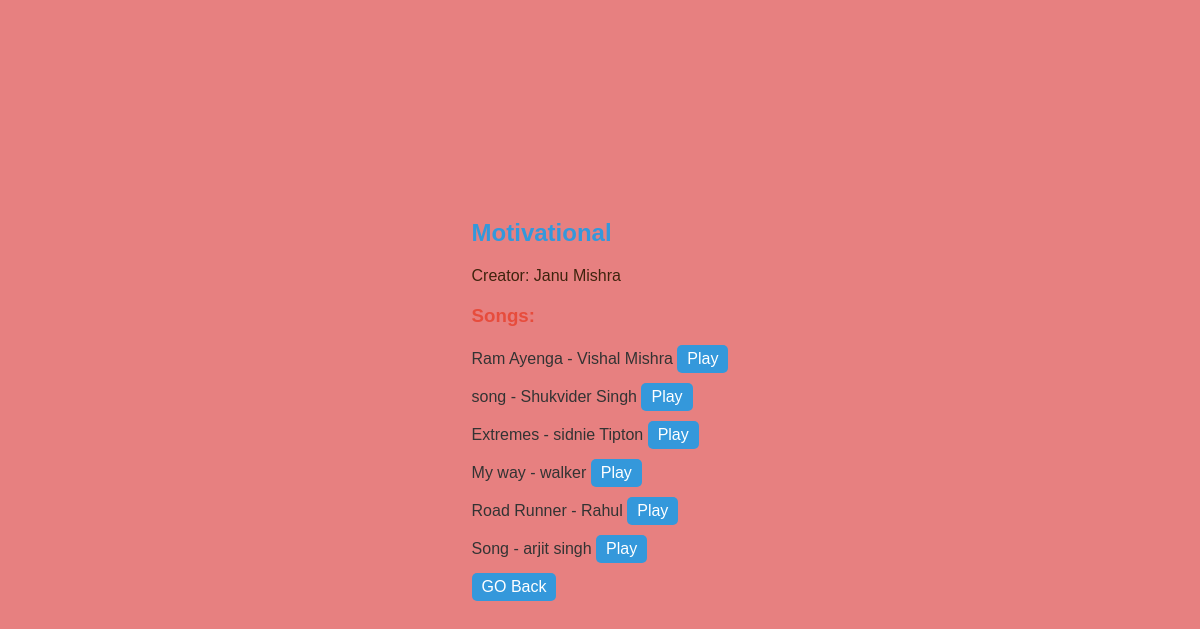
The page /album/1 (signed in) on the database its author committed.
### models.py (models this page shows)
class Album(db.Model):
    __tablename__='album'
    id=db.Column(db.Integer, primary_key=True)
    title=db.Column(db.String, unique=True ,nullable=False)
    c_name=db.Column(db.String, nullable=False)
    year=db.Column(db.Date, nullable=True)
    songs=db.relationship('Song', backref='album', lazy=True )

class Song(db.Model):
    __tablename__ = 'song'
    id = db.Column(db.Integer, primary_key=True)
    title=db.Column(db.String(40), nullable=False)
    c_name=db.Column(db.String(60), nullable=False)               #creator name...................
    album_id=db.Column(db.Integer, db.ForeignKey('album.id'))
    lyrics=db.Column(db.String, nullable=False)
    duration=db.Column(db.Integer, nullable=False)
    genre=db.Column(db.String(80), nullable=False)
    r_date=db.Column(db.Date, nullable=False)
    filename=db.Column(db.String(255), nullable=False)
    artist_name=db.Column(db.String, nullable=False)
    likes=db.Column(db.Integer, default=0)
    dislikes=db.Column(db.Integer, default=0)
    user_id = db.Column(db.Integer, db.ForeignKey('user.u_id'))
    user = db.relationship('User', back_populates='songs' , overlaps='owner')

### app.py (the view)
@app.route('/album/<int:album_id>')
def view_album(album_id):
    album = Album.query.get(album_id)
    if album:
        songs=Song.query.all()
        return render_template('view_album.html', album=album, songs=songs, user=User.query.get(session['user_id']))
    else:
        return 'Album not found'

### templates/view_album.html (shortened to what this page needs)
<!DOCTYPE html>
<html lang="en">
<head>
</head>
<body>
    <div class="container">
        <h2>{{ album.title }}</h2>
        <p>Creator: {{ album.c_name }}</p>
        <h3>Songs:</h3>
        <ul>
            {% for song in songs %}
            <li>{{ song.title }} - {{ song.artist_name }} <a href="{{ url_for('play_music', song_id=song.id) }}">Play</a></li>
            {% endfor %}
        </ul>
        <a class="btn btn-primary" href="{{ url_for('view_albums') }}">GO Back</a>
    </div>
</body>
</html>

### templates/view_album.html (style rules this page uses)
body { font-family: 'Arial', sans-serif; background-color: #e78080; margin: 0; padding: 0; display: flex; align-items: center; justify-content: center; height: 100vh; }
h2 { color: #3498db; }
p { color: #3f230d; }
h3 { color: #e74c3c; margin-top: 20px; }
ul { list-style: none; padding: 0; margin: 0; }
li { margin-bottom: 10px; color: #333; }
a { display: inline-block; padding: 5px 10px; background-color: #3498db; color: #fff; text-decoration: none; border-radius: 5px; transition: background-color 0.3s ease; }

### rows shown on the page
Album: title "Motivational", c_name "Janu Mishra"
Song: title "Ram Ayenga", artist_name "Vishal Mishra"
Song: title "song", artist_name "Shukvider Singh"
Song: title "Extremes", artist_name "sidnie Tipton"
Song: title "My way", artist_name "walker"
Song: title "Road Runner", artist_name "Rahul"
Song: title "Song", artist_name "arjit singh"
